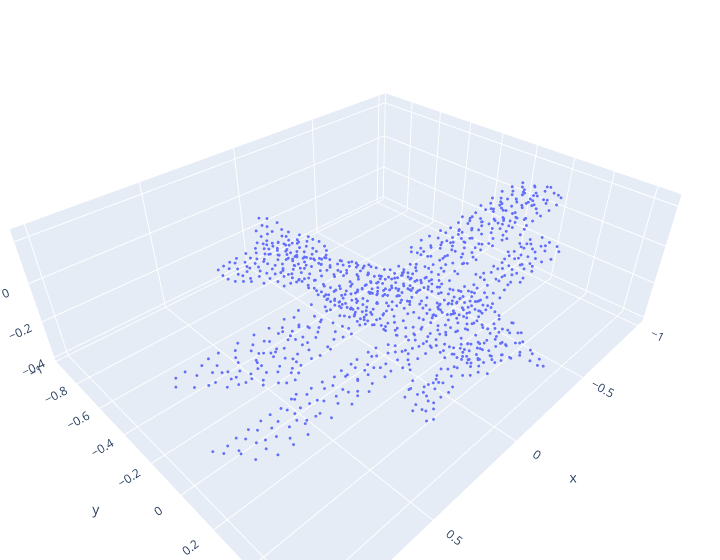
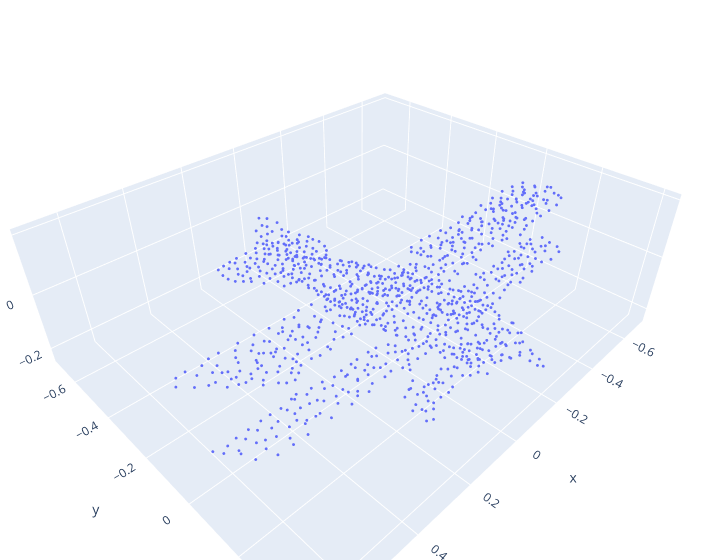

Notebook code cell kept with these figures, in order:
### Code cell
plane_01_sample = farthest_point_sample(plane_01, 1024)
plane_01_sample_normalised = pc_normalize(plane_01_sample)
show_3d_plot(plane_01_sample)
show_3d_plot(plane_01_sample_normalised)

### Figure 1 — Plotly figure (JSON) as saved in the notebook; plotly's stock layout.template omitted (floating-point values rounded to 4 significant figures; data arrays with more than 128 entries replaced by an {"elided": "..."} marker saying what was removed)
{"data": [{"hovertemplate": "x=%{x}<br>y=%{y}<br>z=%{z}<extra></extra>", "legendgroup": "", "marker": {"color": "#636efa", "size": 1, "symbol": "circle"}, "mode": "markers", "name": "", "scene": "scene", "showlegend": false, "type": "scatter3d", "x": {"elided": "1024 float values"}, "y": {"elided": "1024 float values"}, "z": {"elided": "1024 float values"}}], "layout": {"legend": {"tracegroupgap": 0}, "margin": {"b": 0, "l": 0, "r": 0, "t": 0}, "scene": {"domain": {"x": [0, 1], "y": [0, 1]}, "xaxis": {"title": {"text": "x"}}, "yaxis": {"title": {"text": "y"}}, "zaxis": {"title": {"text": "z"}}}, "width": 720}}

### Figure 2 — Plotly figure (JSON) as saved in the notebook; plotly's stock layout.template omitted (floating-point values rounded to 4 significant figures; data arrays with more than 128 entries replaced by an {"elided": "..."} marker saying what was removed)
{"data": [{"hovertemplate": "x=%{x}<br>y=%{y}<br>z=%{z}<extra></extra>", "legendgroup": "", "marker": {"color": "#636efa", "size": 1, "symbol": "circle"}, "mode": "markers", "name": "", "scene": "scene", "showlegend": false, "type": "scatter3d", "x": {"elided": "1024 float values"}, "y": {"elided": "1024 float values"}, "z": {"elided": "1024 float values"}}], "layout": {"legend": {"tracegroupgap": 0}, "margin": {"b": 0, "l": 0, "r": 0, "t": 0}, "scene": {"domain": {"x": [0, 1], "y": [0, 1]}, "xaxis": {"title": {"text": "x"}}, "yaxis": {"title": {"text": "y"}}, "zaxis": {"title": {"text": "z"}}}, "width": 720}}
